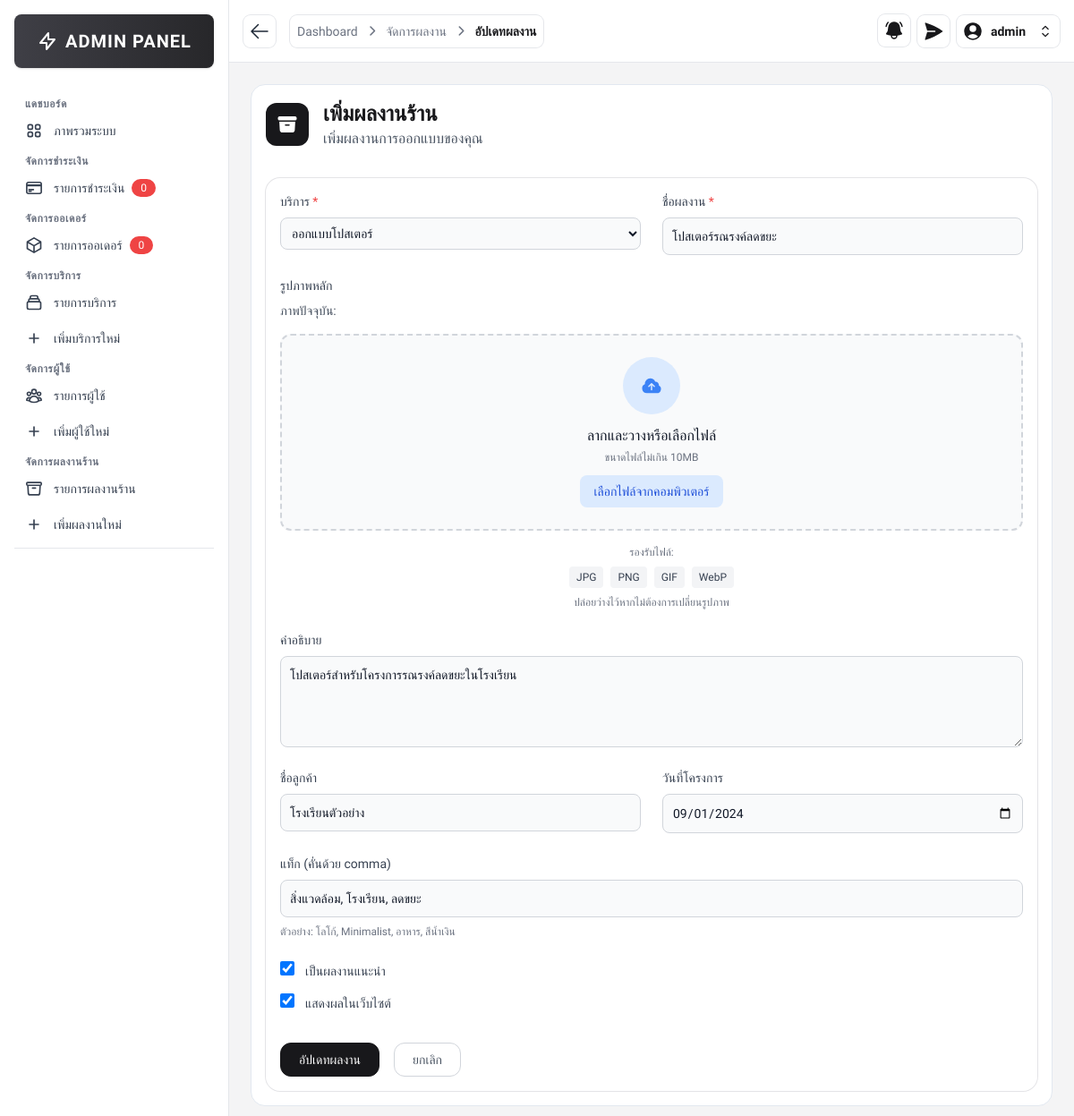
The page /src/admin/portfolio_edit.php?id=1 (signed in) on the database its author committed.
### tables this page shows
CREATE TABLE portfolios (
    portfolio_id INT AUTO_INCREMENT PRIMARY KEY,
    service_id INT NOT NULL,
    title VARCHAR(255) NOT NULL,
    description TEXT,
    image_url VARCHAR(255) NOT NULL,
    thumbnail_url VARCHAR(255),
    client_name VARCHAR(100),
    project_date DATE,
    tags JSON,
    is_featured BOOLEAN DEFAULT FALSE,
    is_active BOOLEAN DEFAULT TRUE,
    created_at TIMESTAMP DEFAULT CURRENT_TIMESTAMP,
    updated_at TIMESTAMP DEFAULT CURRENT_TIMESTAMP ON UPDATE CURRENT_TIMESTAMP,
    FOREIGN KEY (service_id) REFERENCES services(service_id)
);

CREATE TABLE services (
    service_id INT AUTO_INCREMENT PRIMARY KEY,
    service_name TEXT NOT NULL,
    slug VARCHAR(255) UNIQUE NOT NULL,
    short_description TEXT,
    base_price DECIMAL(10,2),
    price_unit VARCHAR(10),
    is_featured BOOLEAN DEFAULT FALSE,
    is_active BOOLEAN DEFAULT TRUE,
    created_at DATETIME DEFAULT CURRENT_TIMESTAMP,
    updated_at DATETIME DEFAULT CURRENT_TIMESTAMP ON UPDATE CURRENT_TIMESTAMP
);

### src/admin/portfolio_edit.php (the view, shortened to what this page needs)
<?php
require __DIR__ . '/../includes/db_connect.php';
$portfolioId = (int)$_GET['id'];
$services = [];
$serviceResult = $conn->query("SELECT service_id, service_name FROM services WHERE is_active = TRUE");
if ($serviceResult) {
    $services = $serviceResult->fetch_all(MYSQLI_ASSOC);
}
$stmt = $conn->prepare("SELECT * FROM portfolios WHERE portfolio_id = ?");
$stmt->bind_param("i", $portfolioId);
$stmt->execute();
$result = $stmt->get_result();
$portfolio = $result->fetch_assoc();
$tagsArray = json_decode($portfolio['tags'], true) ?: [];
?>
<!DOCTYPE html>
<html lang="th">
<head>
    <script src="https://cdn.tailwindcss.com"></script>
    <link rel="stylesheet" href="https://cdnjs.cloudflare.com/ajax/libs/font-awesome/6.4.0/css/all.min.css" />
</head>
<body class="font-thai bg-zinc-100">
    <?php include '../includes/sidebar.php'; ?>
    <div class="ml-64">
        <?php
        include '../includes/admin_navbar.php';
        ?>
        <div class="p-6">
            <div class=" text-zinc-900 bg-white rounded-2xl border border-slate-200 mb-2">
                <div class="flex items-center p-4">
                    <div class="mr-4 rounded-xl bg-zinc-900 p-3">
                    </div>
                    <div class="">
                        <h1 class="flex items-center text-2xl font-bold text-zinc-900">
                            เพิ่มผลงานร้าน
                        </h1>
                        <p class="text-gray-600">
                            เพิ่มผลงานการออกแบบของคุณ
                        </p>
                    </div>
                </div>
                <div class="form-container w-max-[800px] p-4">
                    <div class="bg-white items-center p-4 ring-1 ring-zinc-200 rounded-2xl">
                        <form method="POST" enctype="multipart/form-data" class="space-y-6" id="portfolioForm">
                            <div class="grid grid-cols-1 md:grid-cols-2 gap-6">
                                <div>
                                    <label class="block text-sm font-medium text-gray-700 mb-2">บริการ
                                        <span class="text-red-500">*</span></label>
                                    <select name="service_id" required
                                        class="bg-gray-50 border border-gray-300 text-gray-900 text-sm rounded-lg focus:ring-blue-500 focus:border-blue-500 block w-full p-2">
                                        <?php foreach ($services as $service): ?>
                                            <option value="<?= $service['service_id'] ?>"
                                                <?= ($service['service_id'] == $portfolio['service_id']) ? 'selected' : '' ?>>
                                                <?= htmlspecialchars($service['service_name']) ?>
                                            </option>
                                        <?php endforeach; ?>
                                    </select>
                                </div>
                                <div>
                                    <label class="block mb-2 text-sm font-medium text-gray-700">ชื่อผลงาน
                                        <span class="text-red-500">*</span></label>
                                    <input type="text" name="title" required placeholder="กรุณากรอกชื่อผลงาน"
                                        value="<?= htmlspecialchars($portfolio['title']) ?>"
                                        class="bg-gray-50 border border-gray-300 text-gray-900 text-sm rounded-lg focus:ring-blue-500 focus:border-blue-500 block w-full p-2.5">
                                </div>
                            </div>
                            <div>
                                <label class="block mb-2 text-sm font-medium text-gray-700">รูปภาพหลัก</label>
                                <div class="mb-4">
                                    <p class="text-sm text-gray-600 mb-2">ภาพปัจจุบัน:</p>
                                </div>
                                <div class="upload-area relative border-2 border-dashed border-gray-300 bg-gray-50 rounded-xl p-6 text-center hover:border-gray-400 cursor-pointer transition-colors duration-300"
                                    id="uploadArea">
                                    <div class="flex flex-col items-center justify-center space-y-3" id="uploadContent">
                                        <div class="w-16 h-16 bg-blue-100 rounded-full text-blue-500 flex items-center justify-center">
                                        </div>
                                        <div>
                                            <p class="font-medium text-gray-900">ลากและวางหรือเลือกไฟล์</p>
                                            <p class="text-xs text-gray-500 mt-1">ขนาดไฟล์ไม่เกิน 10MB</p>
                                        </div>
                                        <label class="px-4 py-2 bg-blue-100 text-blue-700 rounded-lg text-sm font-medium hover:bg-blue-200 transition-colors duration-300 cursor-pointer">
                                            เลือกไฟล์จากคอมพิวเตอร์
                                        </label>
                                    </div>
                                </div>
                                <div class="text-center mt-4">
                                    <p class="text-xs text-gray-500 mb-2">รองรับไฟล์:</p>
                                    <div class="flex justify-center space-x-2">
                                        <span class="format-tag px-2 py-1 bg-gray-100 text-gray-700 rounded text-xs">JPG</span>
                                        <span class="format-tag px-2 py-1 bg-gray-100 text-gray-700 rounded text-xs">PNG</span>
                                        <span class="format-tag px-2 py-1 bg-gray-100 text-gray-700 rounded text-xs">GIF</span>
                                        <span class="format-tag px-2 py-1 bg-gray-100 text-gray-700 rounded text-xs">WebP</span>
                                    </div>
                                    <p class="text-xs text-gray-500 mt-2">ปล่อยว่างไว้หากไม่ต้องการเปลี่ยนรูปภาพ</p>
                                </div>
                            </div>
                            <div>
                                <label class="block mb-2 text-sm font-medium text-gray-700">คำอธิบาย</label>
                                <textarea name="description" rows="4"
                                    placeholder="กรุณากรอกคำอธิบายเกี่ยวกับผลงาน"
                                    class="bg-gray-50 border border-gray-300 text-gray-900 text-sm rounded-lg focus:ring-blue-500 focus:border-blue-500 block w-full p-2.5"><?= htmlspecialchars($portfolio['description']) ?></textarea>
                            </div>
                            <div class="grid grid-cols-1 md:grid-cols-2 gap-6">
                                <div>
                                    <label class="block mb-2 text-sm font-medium text-gray-700">ชื่อลูกค้า</label>
                                    <input type="text" name="client_name"
                                        placeholder="กรุณากรอกชื่อของลูกค้า"
                                        value="<?= htmlspecialchars($portfolio['client_name']) ?>"
                                        class="bg-gray-50 border border-gray-300 text-gray-900 text-sm rounded-lg focus:ring-blue-500 focus:border-blue-500 block w-full p-2.5">
                                </div>
                                <div>
                                    <label class="block mb-2 text-sm font-medium text-gray-700">วันที่โครงการ</label>
                                    <input type="date" name="project_date"
                                        value="<?= htmlspecialchars($portfolio['project_date']) ?>"
                                        class="bg-gray-50 border border-gray-300 text-gray-900 text-sm rounded-lg focus:ring-blue-500 focus:border-blue-500 block w-full p-2.5">
                                </div>
                            </div>
                            <div>
                                <label class="block text-sm font-medium text-gray-700 mb-2">แท็ก
                                    (คั่นด้วย comma)</label>
                                <input type="text" name="tags"
                                    placeholder="โลโก้, Minimalist, อาหาร"
                                    value="<?= htmlspecialchars(implode(', ', $tagsArray)) ?>"
                                    class="bg-gray-50 border border-gray-300 text-gray-900 text-sm rounded-lg focus:ring-blue-500 focus:border-blue-500 block w-full p-2.5">
                                <p class="text-xs text-gray-500 mt-2">ตัวอย่าง: โลโก้, Minimalist, อาหาร, สีน้ำเงิน</p>
                            </div>
                            <div class="col-span-2 space-y-3">
                                <div class="checkbox-label">
                                    <input type="checkbox" name="is_featured" class="w-4 h-4 text-blue-600 bg-gray-100 border-gray-300 rounded focus:ring-blue-500" value="1"
                                        <?= $portfolio['is_featured'] ? 'checked' : '' ?>>
                                    <label for="is_featured" class="ml-2 text-sm font-medium text-gray-700">เป็นผลงานแนะนำ</label>
                                </div>
                                <div class="checkbox-label">
                                    <input type="checkbox" name="is_active" value="1" class="w-4 h-4 text-blue-600 bg-gray-100 border-gray-300 rounded focus:ring-blue-500"
                                        <?= $portfolio['is_active'] ? 'checked' : '' ?>>
                                    <label for="is_active" class="ml-2 text-sm font-medium text-gray-700">แสดงผลในเว็บไซต์</label>
                                </div>
                            </div>
                            <div class="flex space-x-4 pt-2">
                                <button type="submit" id="submitBtn"
                                    class="border transition font-medium rounded-xl text-sm px-5 py-2 text-center flex items-center justify-center bg-zinc-900 hover:bg-zinc-700 text-white border-zinc-900">
                                    อัปเดทผลงาน
                                </button>
                                <a href="portfolio_list.php"
                                    class="border transition font-medium rounded-xl text-sm px-5 py-2 text-center flex items-center justify-center bg-white text-gray-600 border-gray-300 hover:bg-gray-100">
                                    ยกเลิก
                                </a>
                            </div>
                        </form>
                    </div>
                </div>
            </div>
        </div>
    </div>
</body>
</html>

### src/admin/portfolio_edit.php (style rules this page uses)
.font-thai { font-family: 'IBM Plex Sans Thai', sans-serif; }

### src/includes/sidebar.php (style rules this page uses)
.font-thai { font-family: 'IBM Plex Sans Thai', sans-serif; }

### src/includes/admin_navbar.php (style rules this page uses)
.font-thai { font-family: 'IBM Plex Sans Thai', sans-serif; }

### rows shown on the page
portfolios: service_id "ออกแบบโปสเตอร์", title "โปสเตอร์รณรงค์ลดขยะ", description "โปสเตอร์สำหรับโครงการรณรงค์ลดขยะในโรงเรียน", client_name "โรงเรียนตัวอย่าง", project_date "09/01/2024", tags "สิ่งแวดล้อม, โรงเรียน, ลดขยะ", is_featured "☑", is_active "☑"

### other values the page prints
$pendingCount "0"
$orderBadge "0"
$item "Dashboard"
$item "จัดการผลงาน"
$item "อัปเดทผลงาน"
$fullname "admin"
